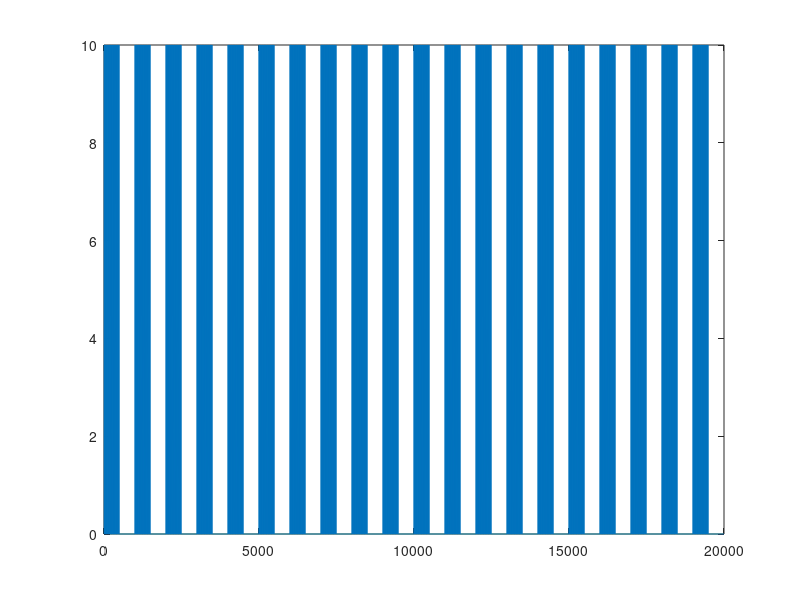

The MATLAB source for this figure: (Note: this script raises an error after producing the figure.)
clear
close all

path='\\ZebraNas\Public\Retina\WF_stimuli\211125\';

dt = 0.01; 
meanIPI = 0.2; %s
pulseLen = 0.05; %s
repeat = 25;
rest = 5; %s
Trial = 20;

meanInten=10;
%%  OSR
sti = [];
for t = 1:Trial
    for r = 1:repeat
        sti = [sti, meanInten*ones(1,pulseLen/dt), zeros(1,int16((meanIPI-pulseLen)/dt))];
    end
    sti = [sti, zeros(1,(rest)/dt)];
end
plot(sti);hold on;

[t,ey,a2]=generate_pulse_stimulus(sti,0,dt);
save([path,'OSR_200-50ms_10mW.mat'],'ey','a2','t')
%% OSR jittering
GWN = double(int16(normrnd(0,0.04,1,repeat-3)/dt))*dt;
sti = [];
jitter_record = [];
for t = 1:Trial
    jitter = [0, GWN(randperm(length(GWN))), 0, 0, 0];
    jitter_record = [jitter_record; jitter];
    for r = 1:repeat
        sti = [sti, meanInten*ones(1,pulseLen/dt), zeros(1,int16((meanIPI-pulseLen-jitter(r)+jitter(r+1))/dt))];
    end
    sti = [sti, zeros(1,(rest)/dt)];
end
plot(sti);

[t,ey,a2]=generate_pulse_stimulus(sti,0,dt);
save([path,'OSR_jitter_200-50ms_10mW.mat'],'ey','a2','t','jitter_record')


